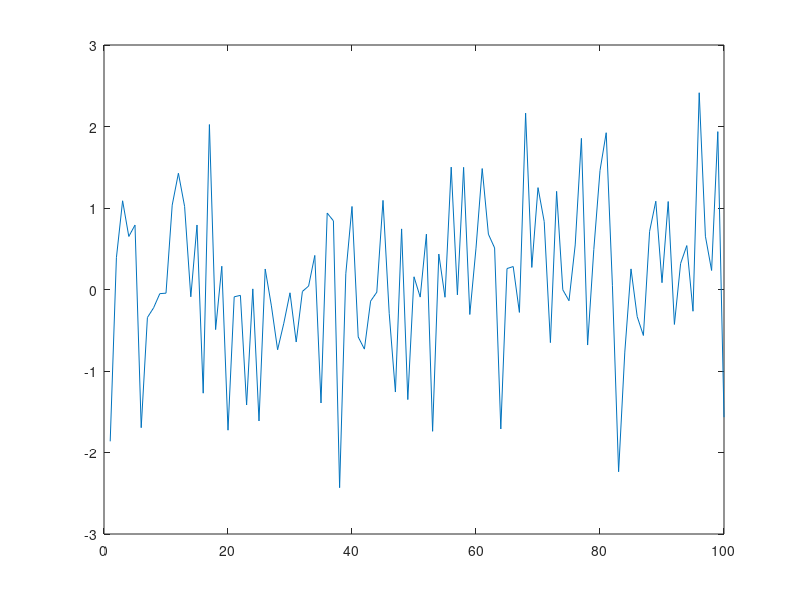

MATLAB code for this plot:
function result = test_xlim_002
result = false;
a = figure;
plot(randn(1,100));
xlim([10,30]);
g = xlim;
drawnow;
xlim('auto');
drawnow;
g = xlim;
result = all(g == [0,100]);
close(a);
